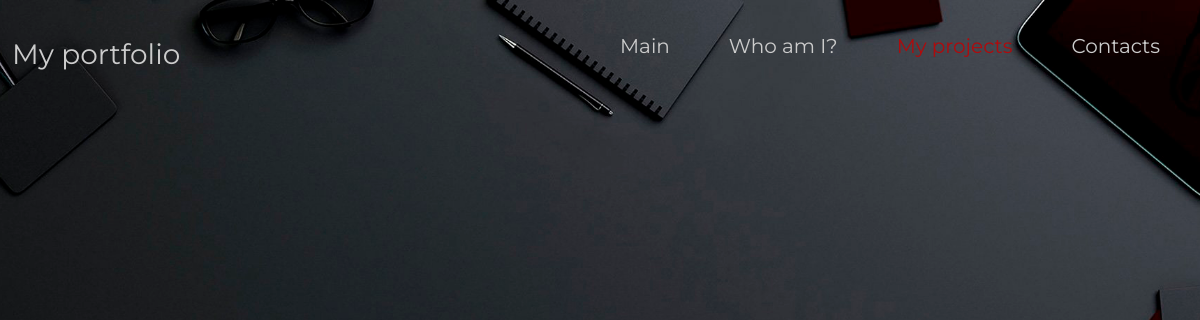
/portfolio/, run on an earlier commit of the app's database.
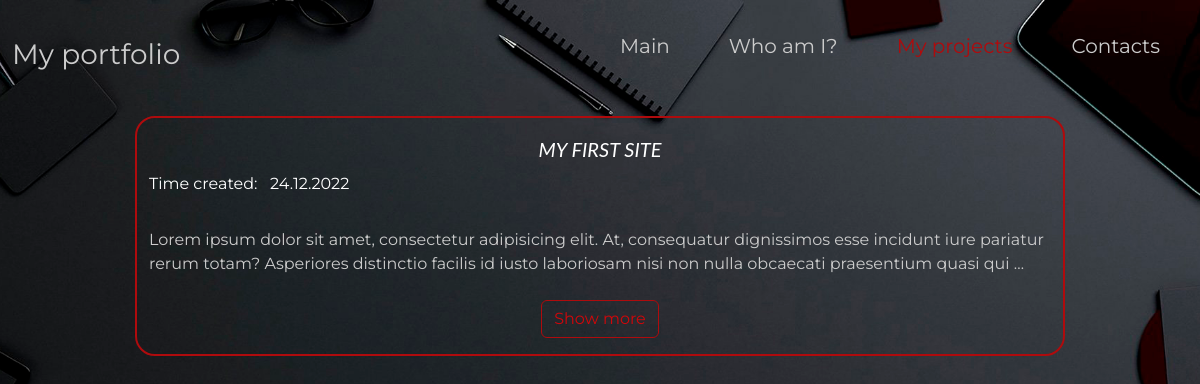
And on a later commit of the database.
### portfolio/models.py (models this page shows, shortened)
class MyProject(models.Model):
    title = models.CharField(max_length=255, verbose_name='Projects')
    slug = models.SlugField(max_length=255, unique=True, db_index=True, verbose_name='URL')
    url = models.CharField(max_length=255, blank=True, verbose_name='Project_url')
    description = models.TextField(verbose_name='Desription')
    issues = models.TextField(verbose_name='Issues')
    solve = models.TextField(verbose_name='Solution')
    time_create = models.DateTimeField()
    def get_absolute_url(self):
        return reverse('project', kwargs={'project_slug': self.slug})
    class Meta:
        verbose_name = 'My project'
        verbose_name_plural = 'My projects'
        ordering = ['-time_create']

### portfolio/views.py (the view)
# urls.py: path('portfolio/', MyPortfolio.as_view(), name='portfolio'),
class MyPortfolio(ListView):
    model = MyProject
    template_name = 'portfolio/projects.html'
    context_object_name = 'projects'
    def get_context_data(self, *, object_list=None, **kwargs):
        context = super(MyPortfolio, self).get_context_data(**kwargs)
        context['menu'] = menu
        context['selected'] = context['title'] = 'My projects'
        return context

### portfolio/templates/portfolio/projects.html
{% extends 'portfolio/base.html' %}
{% block content %}
{% for p in projects %}
    <div class="section">
      <div class="container">
        <div class="row gx-0 justify-content-center">
          <div class="col-lg-10 col-sm-12 mt-2 border mb-4 gx-4">
            <div class="text-center">
              <a class="text-white fs-5 text-uppercase fst-italic mt-3 pb-2 about-hover" style="text-decoration: none;" href="#">
                  {{ p.title }}
              </a>
            </div>
            <div class="fontdescr text-white fs-7 pb-2">Time created: &#160 {{ p.time_create|date:'d.m.Y' }}</div>
            <div class="color4 fs-7 mt-4 fontdescr">
              {{ p.description|linebreaks|truncatewords:30 }}
            </div>
            <div class="text-center mb-3 mt-4">
            <a class="btn btn-outline-danger" href="{{ p.get_absolute_url }}" role="button">Show more</a>
            </div>
          </div>
        </div>
      </div>
    </div>
{% endfor %}
{% endblock %}

### portfolio/templates/portfolio/base.html (shortened to what this page needs)
{% load static %}
<!DOCTYPE html>
<html lang="en">
<head>
    <link href="https://cdn.jsdelivr.net/npm/bootstrap@5.2.3/dist/css/bootstrap.min.css" rel="stylesheet"
>
    <link rel="stylesheet" href="{% static 'portfolio/css/style.css' %}">
</head>
<body>
<header>
    <nav id="topNav" class="navbar navbar-expand-lg">
        <div class="container-fluid">
            <a class="navbar-brand color1 fs-3" href="https://github.com/brestok-1" id="nav-text" target="_blank">
                My portfolio
            </a>
            <div class="collapse navbar-collapse text-center" id="navbarSupportedContent">
                <ul class="navbar-nav ms-auto mb-2 mb-lg-0">
                    {% for m in menu %}
                        {% if m.title == selected %}
                        <li class="nav-item">
                            <p class="nav-link fs-5 selected_menu" href="{% url m.url_name %}">{{ m.title }}</p>
                        </li>
                        {% else %}
                        <li class="nav-item">
                            <a class="nav-link a fs-5 head-hov" href="{% url m.url_name %}">{{ m.title }}</a>
                        </li>
                        {% endif %}
                    {% endfor %}
                    <li class="nav-item dropdown">
                        <a class="nav-link dropdown-togge a head-hov f fs-5" href="#" role="button"
                           data-bs-toggle="dropdown" aria-expanded="false">
                            Contacts
                        </a>
                    </li>
                </ul>
            </div>
        </div>
    </nav>
</header>
{% block content %}
{% endblock %}
</body>
</html>

### portfolio/static/portfolio/css/style.css (style rules this page uses)
:root { --color1: #05b1b1; --color2: #b3b3b3; --color3: #af0b0d; --color4: #d2070a; --color5: rgb(222, 222, 222); }
body { background-position: 50% 50%; background-repeat: no-repeat; background-attachment: fixed; background-size: cover; background-color: #464646; }
.color1 { color: #cccccc; }
.color4 { color: var(--color5); }
header { padding: 15px 0; font-family: 'Montserrat', sans-serif; }
body { font-family: 'Lato', sans-serif; }
.navbar-nav .nav-link { margin-right: 20px; margin-left: 23px; }
.nav-link { color: #cccccc !important; }
.fontdescr { font-family: 'Montserrat', sans-serif; color:#cccccc; }
.a { display: inline-block; position: relative; }
.a::after { content: ""; position: absolute; bottom: 0; left: 50%; display: block; background: none repeat scroll 0 0 transparent; height: 2px; width: 0; background: #af0b0d; transition: width 0.3s ease 0s, left 0.3s ease 0s; }
.selected_menu { color: var(--color3) !important; }
.border { border: 2px solid var(--color3) !important; border-radius: 20px; }
.about-hover { display: inline-block; position: relative; }
.about-hover::after { content: ""; position: absolute; bottom: 0; left: 50%; display: block; background: none repeat scroll 0 0 transparent; height: 2px; width: 0; background: var(--bs-white); transition: width 0.3s ease 0s, left 0.3s ease 0s; }
.btn { color: var(--color4); font-family: 'Montserrat', sans-serif; }
.btn-outline-danger { --bs-btn-color: var(--color4); --bs-btn-border-color: var(--color3); --bs-btn-hover-color: var(--bs-white); --bs-btn-hover-bg: var(--color3); --bs-btn-hover-border-color: var(--color3); --bs-btn-focus-shadow-rgb: 220,53,69; --bs-btn-active-color: var(--bs-white); --bs-btn-active-bg: var(--color3); --bs-btn-active-border-color: var(--color3); --bs-btn-active-shadow: inset 0 3px 5px rgba(0, 0, 0, 0.125); --bs-btn-disabled-color: var(--color3); --bs-btn-disabled-bg: transparent; --bs-btn-disabled-border-color: var(--color3); --bs-gradient: none; font-family: 'Montserrat', sans-serif; }

What changed in the data, as far as the page shows it:
added MyProject: title "MY FIRST SITE", time_create "24.12.2022", description "Lorem ipsum dolor sit amet, consectetur adipisicing elit. At, consequatur dignissimos esse incidunt iure pariatur rerum totam? Asperiores distinctio facilis id iusto laboriosam nisi non nulla obcaecati praesentium quasi qui …"
